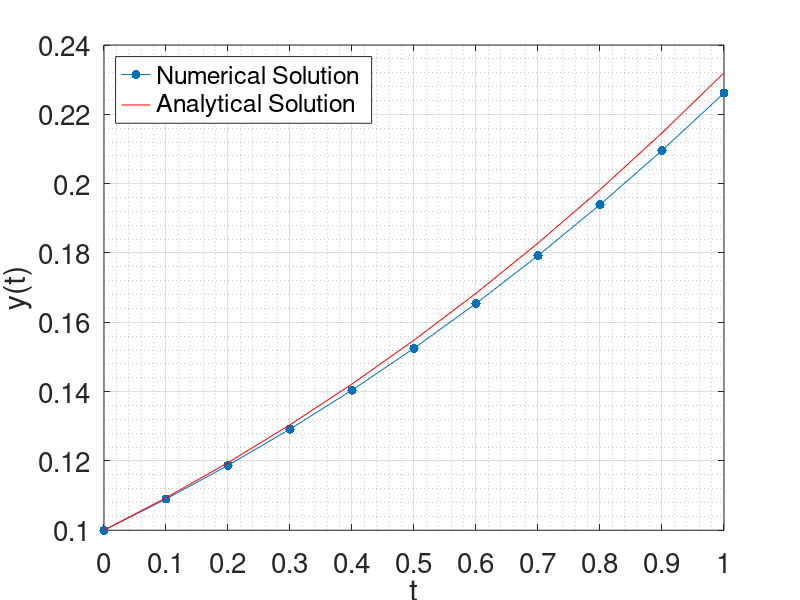

Here is the MATLAB script that generated this plot:
% Prog_16a.m: Euler's Method for an IVP.
f=@(t,y) y*(1-y);
h=0.1;y0=0.1;tmax=1;
t=0:h:tmax;steps=1/h;
y=zeros(1,steps+1);
y(1)=y0;
for n=1:steps
    y(n+1)=y(n)+h*f(t(n),y(n));
end
ysol=1./(1+9*exp(-t));
plot(t,y,'.-','MarkerSize',20);
hold on
plot(t,ysol,'r');
grid on;grid minor;
legend('Numerical Solution','Analytical Solution', ...
    'Location','northwest')
set(gca,'FontSize',20);
xticks(0:.1:1)
xlabel('t');
ylabel('y(t)');
% End Prog_16a.m.
